Frame 1 (no input): blank canvas, image omitted
Frame 60 (no input): blank canvas, image omitted
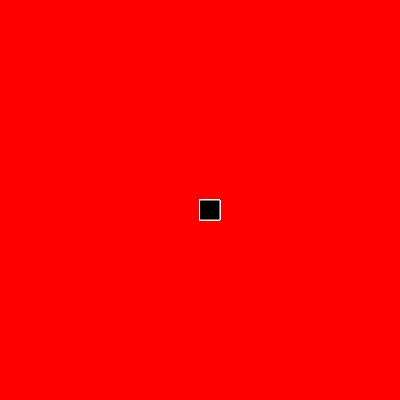
Frame 120 (the mouse pressed at the canvas centre since frame 60)

The p5.js sketch whose frames 1 and 60 were blank and that drew this single picture after the mouse press (run headless with seeded random() and noise() and a simulated clock; from frame 60 on, the mouse is pressed at the canvas centre):

// p5.js sketch
// ── sketch.js
function setup() {
    createCanvas(400, 400);
    background("red");
  }
  
  function draw() {
   
    fill("black");
    stroke("white");
       if(mouseIsPressed)
       rect(mouseX, mouseY, 20, 20);
  }
